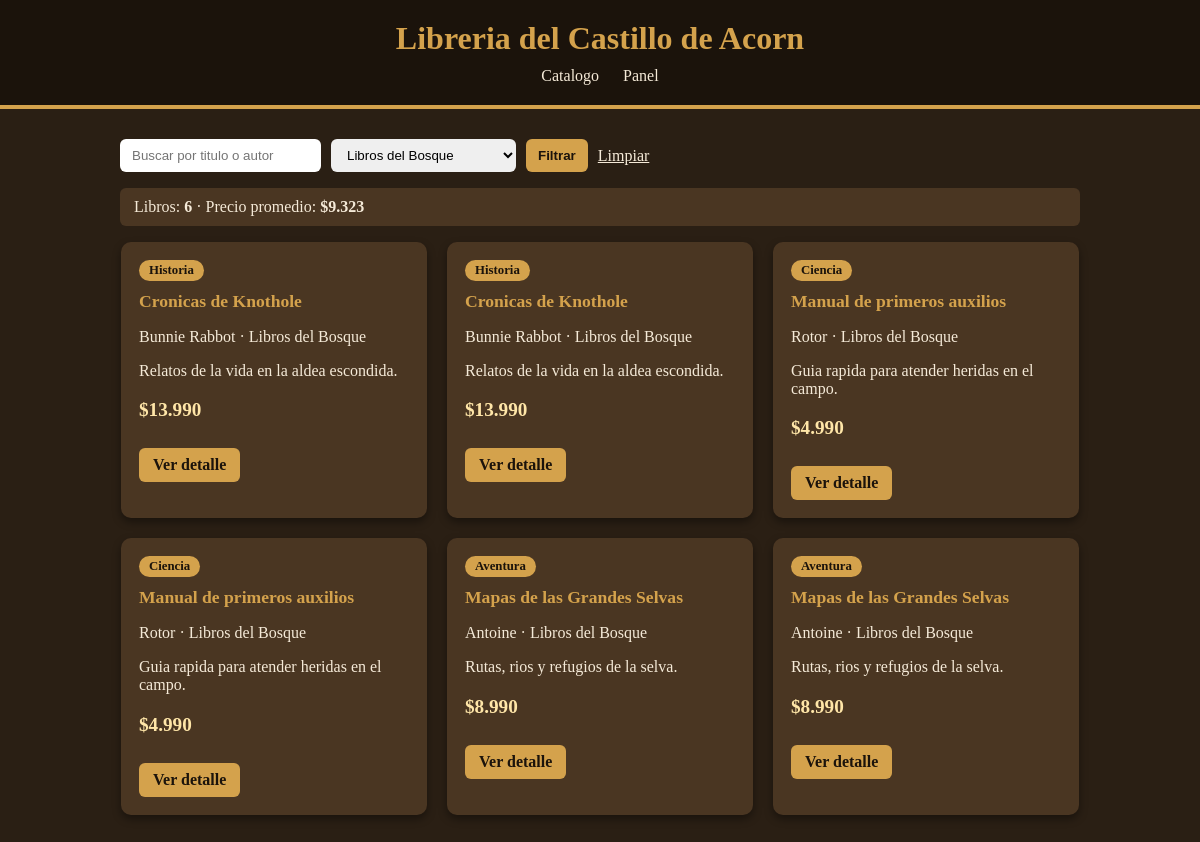
Page /?editorial=3 on the committed database.
### catalogo/models.py (models this page shows, shortened)
class Libro(models.Model):
    GENEROS = [
        ('aventura', 'Aventura'),
        ('historia', 'Historia'),
        ('ciencia', 'Ciencia'),
        ('estrategia', 'Estrategia'),
    ]
    editorial = models.ForeignKey(
        Editorial,
        on_delete=models.PROTECT,
        related_name='libros',
    )
    titulo = models.CharField(max_length=120)
    autor = models.CharField(max_length=80)
    genero = models.CharField(max_length=15, choices=GENEROS)
    paginas = models.PositiveSmallIntegerField()
    precio = models.PositiveIntegerField()
    disponible = models.BooleanField(default=True)
    sinopsis = models.TextField(blank=True)
    class Meta:
        ordering = ['titulo']
    @property
    def precio_clp(self):
        return f"${self.precio:,}".replace(",",".")

class Editorial(models.Model):
    nombre = models.CharField(max_length=80, unique=True)
    pais = models.CharField(max_length=60)
    fundada = models.PositiveSmallIntegerField()
    activa = models.BooleanField(default=True)
    class Meta:
        ordering = ['nombre']

### catalogo/views.py (the view)
# urls.py: path("", views.inicio, name="inicio"),
def inicio(request):
    q = request.GET.get('q', "").strip()
    editorial_id = request.GET.get('editorial', "")
    libros = Libro.objects.select_related('editorial')
    if q:
        libros = libros.filter(Q(titulo__icontains=q) | Q(autor__icontains=q))
    if editorial_id.isdigit():
        libros = libros.filter(editorial_id=int(editorial_id))
    resumen = libros.aggregate(total=Count('id'), promedio=Avg('precio'))
    promedio = resumen['promedio'] or 0
    promedio_clp = f"${int(promedio):,}".replace(",",".")
    contexto = {
        'libros': libros,
        'editoriales': Editorial.objects.all(),
        'q': q,
        'editorial_sel': editorial_id,
        'total': resumen['total'],
        'promedio_clp': promedio_clp,
    }
    return render(request, 'catalogo/inicio.html', contexto)

### catalogo/templates/catalogo/inicio.html (shortened to what this page needs)
{% extends 'base.html' %}
{% block contenido %}
    <form method="get" class="filtros">
        <input type="text" name="q" value="{{ q }}" placeholder="Buscar por titulo o autor">
        <select name="editorial">
            {% for e in editoriales %}
                <option value="{{ e.id }}" {% if editorial_sel == e.id|stringformat:"d" %}selected{% endif %}>{{ e.nombre }}</option>
            {% endfor %}
        </select>
        <button type="submit">Filtrar</button>
        <a href="{% url 'catalogo:inicio' %}">Limpiar</a>
    </form>
    <p class="resumen">
        Libros: <strong>{{ total }}</strong> ·
        Precio promedio: <strong>{{ promedio_clp }}</strong>
    </p>
    <div class="lista">
    {% for l in libros %}
        <div class="tarjeta">
            <span class="genero">{{ l.get_genero_display }}</span>
            <h2>{{ l.titulo }}</h2>
            <p>{{ l.autor }} · {{ l.editorial.nombre }}</p>
            <p>{{ l.sinopsis|truncatewords:8 }}</p>
            <p class="precio">{{ l.precio_clp }}</p>
            <a href="{% url 'catalogo:detalle' l.id %}">Ver detalle</a>
        </div>
    {% empty %}
        <p>No hay libros que coincidan con la busqueda.</p>
    {% endfor %}
    </div>
{% endblock %}

### static/css/libreria.css (style rules this page uses)
body { background-color: #2a1f14; color: #f5ead8; font-family: Georgia, 'Times New Roman', serif; margin: 0; }
.filtros { display: flex; flex-wrap: wrap; gap: 10px; margin-bottom: 15px; }
.filtros input, .filtros select, .filtros button { padding: 8px 12px; border-radius: 6px; border: none; }
.filtros button { background-color: #d4a24c; color: #1b130b; font-weight: bold; cursor: pointer; }
.filtros a { color: #f5ead8; align-self: center; }
.resumen { background-color: #4a3622; padding: 10px 14px; border-radius: 6px; }
.lista { display: flex; flex-wrap: wrap; gap: 20px; justify-content: center; }
.tarjeta { background-color: #4a3622; border-radius: 10px; padding: 18px; width: 270px; box-shadow: 0 4px 8px rgba(0, 0, 0, 0.4); }
.tarjeta h2 { color: #d4a24c; font-size: 1.1rem; margin-top: 10px; }
.tarjeta a, .boton { display: inline-block; margin-top: 8px; background-color: #d4a24c; color: #1b130b; padding: 8px 14px; border-radius: 6px; text-decoration: none; font-weight: bold; }
.precio { font-size: 1.2rem; font-weight: bold; color: #ffe6a8; }
.genero { display: inline-block; background-color: #d4a24c; color: #1b130b; padding: 3px 10px; border-radius: 12px; font-size: 0.8rem; font-weight: bold; }

### rows in the picture
Libro: genero "Historia", titulo "Cronicas de Knothole", autor "Bunnie Rabbot", editorial.nombre "Libros del Bosque", sinopsis "Relatos de la vida en la aldea escondida.", precio_clp "$13.990"
Libro: genero "Historia", titulo "Cronicas de Knothole", autor "Bunnie Rabbot", editorial.nombre "Libros del Bosque", sinopsis "Relatos de la vida en la aldea escondida.", precio_clp "$13.990"
Libro: genero "Ciencia", titulo "Manual de primeros auxilios", autor "Rotor", editorial.nombre "Libros del Bosque", sinopsis "Guia rapida para atender heridas en el campo.", precio_clp "$4.990"
Libro: genero "Ciencia", titulo "Manual de primeros auxilios", autor "Rotor", editorial.nombre "Libros del Bosque", sinopsis "Guia rapida para atender heridas en el campo.", precio_clp "$4.990"
Libro: genero "Aventura", titulo "Mapas de las Grandes Selvas", autor "Antoine", editorial.nombre "Libros del Bosque", sinopsis "Rutas, rios y refugios de la selva.", precio_clp "$8.990"
Libro: genero "Aventura", titulo "Mapas de las Grandes Selvas", autor "Antoine", editorial.nombre "Libros del Bosque", sinopsis "Rutas, rios y refugios de la selva.", precio_clp "$8.990"

### other values in the picture
{{ total }} "6"
{{ promedio_clp }} "$9.323"
form field editorial "Libros del Bosque"
